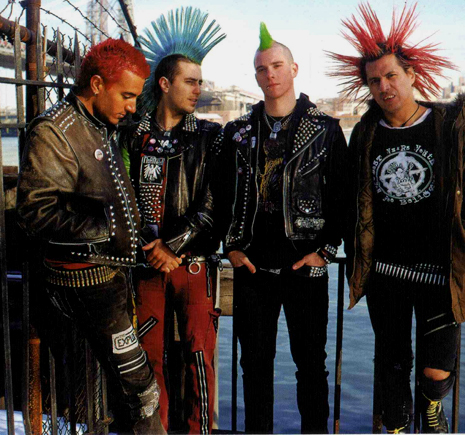
#> input picture project_4/rock.jpg, 465 x 435 px, found by its file name
$ python affine.py
#> lines starting #> are read from the running program, lines starting #| are printed output that depends on the picture
import cv2
import numpy as np
# Membaca gambar
image = cv2.imread("c:/Users/Thinkpad/Documents/TUGAS/pengolahan citra digital/project_4/rock.jpg")
#> image is the input picture: shape (435, 465, 3); mean B, G, R 59.9, 62.8, 70.7
# Titik sebelum transformasi
points1 = np.float32([[50, 50], [200, 50], [50, 200]])
# Titik setelah transformasi
points2 = np.float32([[10, 100], [200, 50], [100, 250]])
# Matriks transformasi affine
M_affine = cv2.getAffineTransform(points1, points2)
# Melakukan transformasi affine
affine_transformed_image = cv2.warpAffine(image, M_affine, (300, 200))
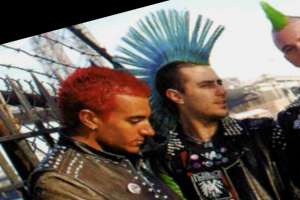
#> affine_transformed_image: shape (200, 300, 3); mean B, G, R 91.2, 99.1, 109.6
# Menampilkan hasil
cv2.imshow('Affine Transformed Image', affine_transformed_image)
cv2.waitKey(0)
cv2.destroyAllWindows()
